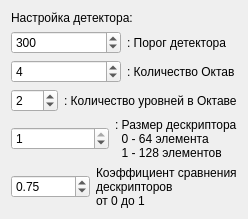
   <widget class="QWidget" name="layoutWidget">
    <property name="geometry">
     <rect>
      <x>20</x>
      <y>630</y>
      <width>217</width>
      <height>193</height>
     </rect>
    </property>
    <layout class="QVBoxLayout" name="verticalLayout_13">
     <item>
      <widget class="QLabel" name="label_56">
       <property name="text">
        <string>Настройка детектора:</string>
       </property>
      </widget>
     </item>
     <item>
      <layout class="QHBoxLayout" name="horizontalLayout_38">
       <item>
        <widget class="QSpinBox" name="HessianTresholdSurf">
         <property name="minimum">
          <number>100</number>
         </property>
         <property name="maximum">
          <number>10000</number>
         </property>
         <property name="value">
          <number>300</number>
         </property>
        </widget>
       </item>
       <item>
        <widget class="QLabel" name="label_4">
         <property name="text">
          <string>: Порог детектора</string>
         </property>
        </widget>
       </item>
      </layout>
     </item>
     <item>
      <layout class="QHBoxLayout" name="horizontalLayout_39">
       <item>
        <widget class="QSpinBox" name="nmOctave">
         <property name="minimum">
          <number>1</number>
         </property>
         <property name="value">
          <number>4</number>
         </property>
        </widget>
       </item>
       <item>
        <widget class="QLabel" name="label_5">
         <property name="text">
          <string>: Количество Октав</string>
         </property>
        </widget>
       </item>
      </layout>
     </item>
     <item>
      <layout class="QHBoxLayout" name="horizontalLayout_40">
       <item>
        <widget class="QSpinBox" name="nmOctaveLayers">
         <property name="minimum">
          <number>1</number>
         </property>
         <property name="maximum">
          <number>100</number>
         </property>
         <property name="value">
          <number>2</number>
         </property>
        </widget>
       </item>
       <item>
        <widget class="QLabel" name="label_8">
         <property name="text">
          <string>: Количество уровней в Октаве</string>
         </property>
        </widget>
       </item>
      </layout>
     </item>
     <item>
      <layout class="QHBoxLayout" name="horizontalLayout_41">
       <item>
        <widget class="QSpinBox" name="DescriptorSize">
         <property name="maximum">
          <number>1</number>
         </property>
         <property name="value">
          <number>1</number>
         </property>
        </widget>
       </item>
       <item>
        <widget class="QLabel" name="label_55">
         <property name="text">
          <string>: Размер дескриптора
  0 - 64 элемента
  1 - 128 элементов</string>
         </property>
        </widget>
       </item>
      </layout>
     </item>
     <item>
      <layout class="QHBoxLayout" name="horizontalLayout_9">
       <item>
        <widget class="QDoubleSpinBox" name="mesureKeyPointSurf">
         <property name="minimum">
          <double>0.010000000000000</double>
         </property>
         <property name="maximum">
          <double>0.990000000000000</double>
         </property>
         <property name="singleStep">
          <double>0.010000000000000</double>
         </property>
         <property name="value">
          <double>0.750000000000000</double>
         </property>
        </widget>
       </item>
       <item>
        <widget class="QLabel" name="label_51">
         <property name="text">
          <string>Коэффициент сравнения
дескрипторов
от 0 до 1</string>
         </property>
        </widget>
       </item>
      </layout>
     </item>
    </layout>
   </widget>
